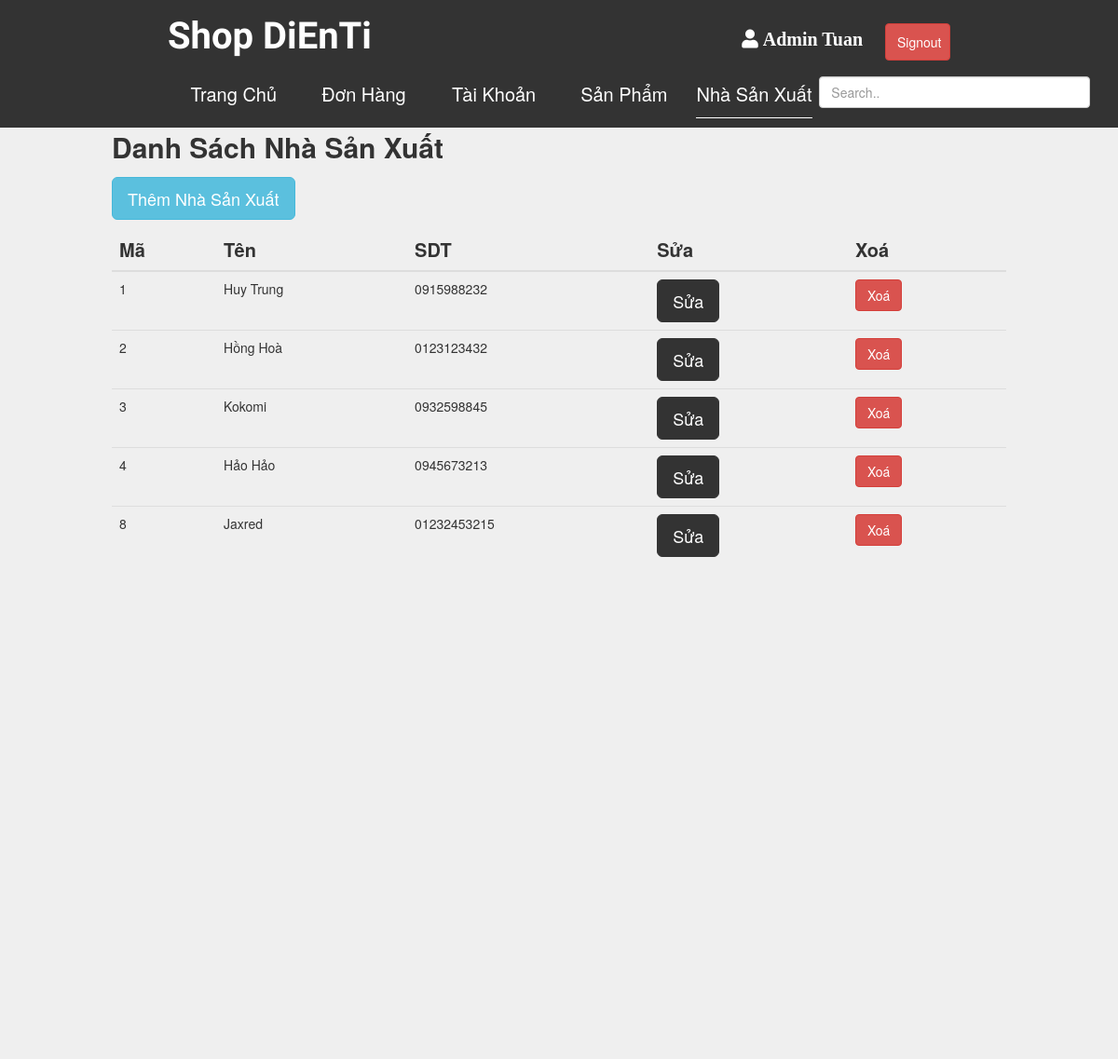
Screenshot of /admin/manufacture/index.php with the database file from the repository.
### tables this page shows
CREATE TABLE `manufacture` (
  `id` int(11) NOT NULL,
  `name` varchar(50) NOT NULL,
  `phone` char(15) NOT NULL
);

### admin/manufacture/index.php (the view, shortened to what this page needs)
<!DOCTYPE html>
<html lang="en">
<head>
    <link rel="stylesheet" href="https://maxcdn.bootstrapcdn.com/bootstrap/3.4.1/css/bootstrap.min.css">
    <link rel="stylesheet" href="https://cdnjs.cloudflare.com/ajax/libs/font-awesome/5.15.4/css/all.min.css" />
    <link rel="stylesheet" href="../../css/style.css">
</head>
<body>
    <div class="app-admin">
        <div class="header" style="background-color: #333;">
            <div class="header-top">
                <div class="logo">
                    <a href="#">Shop DiEnTi</a>
                </div>
                <div class="header-right">
                    <span><a href=""><i class="fas fa-user" style='font-size:20px'> Admin Tuan</i></a></span>
                    <button type="button" class="btn btn-danger">Signout</button>
                </div>
            </div>
            <div class="navbar">
                <ul>
                    <li><a href="../index.php">Trang Chủ</a></li>
                    <li><a href="../oders/index.php">Đơn Hàng</a></li>
                    <li><a href="../customer/index.php">Tài Khoản</a></li>
                    <li><a href="../product/index.php">Sản Phẩm</a></li>
                    <li><a href="#" class="active">Nhà Sản Xuất</a></li>
                    <li>
                        <div class="search">
                            <form action="" method="get">
                                <input class="form-control" id="myInput" type="text" placeholder="Search..">
                            </form>
                        </div>
                    </li>
                </ul>
            </div>
        </div>
        <div class="content" style="height:1000px;">
            <div class="products">
                <p style="font-size: 30px; font-weight: bold;">Danh Sách Nhà Sản Xuất</p>
                <p style="font-size: 20px; font-weight: bold;">
                    <button type="button" class="btn btn-info btn-lg" data-toggle="modal" data-target="#myModal">Thêm Nhà Sản Xuất</button>
                <div class="table-responsive">
                    <table class="table">
                        <thead>
                            <tr>
                                <th>Mã</th>
                                <th>Tên</th>
                                <th>SDT</th>
                                <th>Sửa</th>
                                <th>Xoá</th>
                            </tr>
                        </thead>
                        <tbody>
                            <?php
                            include '../connect.php';
                            $sql = "select * from manufacture";
                            $result = mysqli_query($con, $sql);
                            foreach ($result as $each) { ?>
                                <tr>
                                    <td><?php echo $each['id']; ?></td>
                                    <td id="name"><?php echo $each['name']; ?></td>
                                    <td><?php echo $each['phone']; ?></td>
                                    <td>
                                        <button type="button" class="btn btn-info btn-lg" id="btn-edit" style="background-color: #333;border-color: #333;" data-id="<?php echo $each['id'] ?>" data-toggle="modal" data-target="#ModalEdit">Sửa</button>
                                    </td>
                                    <td>
                                        <button id="btn-delete" class="btn btn-danger" data-id="<?php echo $each['id'] ?>">Xoá</button>
                                    </td>
                                </tr>
                            <?php } ?>
                        </tbody>
                    </table>
                </div>
            </div>
        </div>
    </div>
</body>
</html>

### css/style.css (style rules this page uses)
* { margin: 0px; padding: 0px; box-sizing: border-box; }
a { color: white; }
html { font-family: Helvetica, Arial, sans-serif; }
.header { width: 100%; }
.header-top { width: 70%; margin: auto; display: flex; justify-content: space-between; }
.header-right { padding-top: 10px; line-height: 63px; }
.header-right>button { margin-left: 20px; height: 40px; width: 70px; }
.header-right>span { display: inline-block; text-align: center; height: 100%; }
.header-right span a { display: block; color: #333; }
.header-right span a i { line-height: 63px; font-weight: bold; color: white; }
.logo { padding-top: 10px; font-family: 'Sonsie One', cursive; font-weight: bold; font-size: 40px; }
.logo a { color: white; text-decoration: none; }
.navbar { width: 70%; margin: auto; }
.navbar ul { list-style-type: none; display: flex; justify-content: center; }
.navbar ul li { text-align: center; width: 150px; height: 50px; float: left; }
.navbar ul li a { line-height: 50px; display: inline-block; text-decoration: none; font-size: 20px; font-weight: 540; color: white; }
.content { width: 100%; background-color: #eeee; }
.products, .app-admin { width: 100%; }
.search { width: 208%; }
.search>form { margin-top: 2%; display: flex; }
.active { border-bottom: 1px solid #ffff; }
.products { width: 80%; margin: auto; }
th { font-size: 20px; }

### rows the page displays
manufacture: id "1", name "Huy Trung", phone "0915988232"
manufacture: id "2", name "Hồng Hoà", phone "0123123432"
manufacture: id "3", name "Kokomi", phone "0932598845"
manufacture: id "4", name "Hảo Hảo", phone "0945673213"
manufacture: id "8", name "Jaxred", phone "01232453215"
